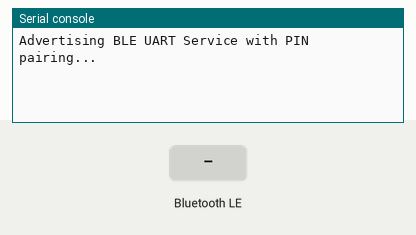
Simulated run of this program. Board: Raspberry Pi Pico running MicroPython. Parts: the last lines printed to the serial console. The test bench sets the inputs (shaded band). Files the program writes start out absent; nothing arrives over Bluetooth unless stated; files that are not in the repository are absent.

Above: at 1.2 s.
1.3 s: "1" written over Bluetooth
At 2.3 s:
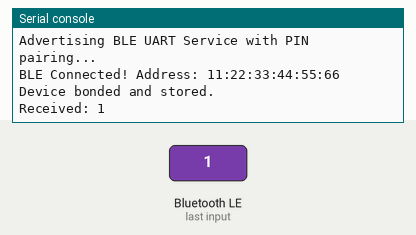
2.8 s: "on" written over Bluetooth
At 3.4 s:
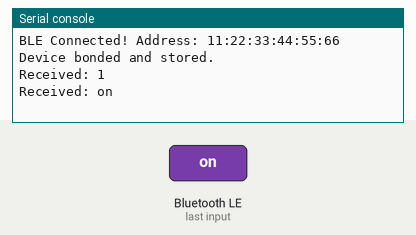
4.3 s: "off" written over Bluetooth
At 5.7 s:
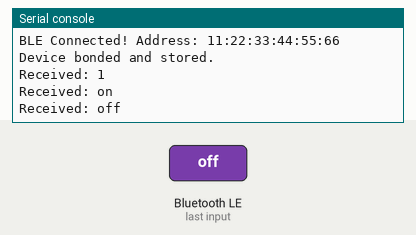

Measured:
- after the input at 1.3 s, the serial console: prints a new line at once (image 1)
- after the input at 2.8 s, the serial console: prints a new line at once (image 2)
- after the input at 4.3 s, the serial console: prints a new line at once (image 3)

The program:

ble_service.py
```python
import bluetooth
import time
import uos
import ubinascii
from micropython import const

# Constants for Nordic UART Service (NUS)
_UART_UUID = bluetooth.UUID("6E400001-B5A3-F393-E0A9-E50E24DCCA9E")
_UART_TX = bluetooth.UUID("6E400003-B5A3-F393-E0A9-E50E24DCCA9E")  # TX characteristic
_UART_RX = bluetooth.UUID("6E400002-B5A3-F393-E0A9-E50E24DCCA9E")  # RX characteristic

# Storage for bonded device address
BOND_FILE = "bonded_device.txt"
PASSKEY = "123456"  # Change this to your desired PIN


class BLEUART:
    def __init__(self):
        self.ble = bluetooth.BLE()
        self.ble.active(True)
        self.ble.config(gap_name="PicoW-BLE")  # Device name

        # Enable security settings
        self.ble.config(mitm=True, lesc=True, bond=True)
        self.ble.config(passkey=int(PASSKEY))  # Set pairing PIN

        # Register GATT service
        self.tx_handle = None
        self.tx_char = (_UART_TX, bluetooth.FLAG_NOTIFY)
        self.rx_char = (_UART_RX, bluetooth.FLAG_WRITE | bluetooth.FLAG_WRITE_NO_RESPONSE)
        self.service = (_UART_UUID, (self.tx_char, self.rx_char))

        # Register the service
        ((self.tx_handle, self.rx_handle),) = self.ble.gatts_register_services([self.service])

        # Load bonded device address if available
        self.bonded_device = self.load_bonded_device()

        # Callback for BLE events
        self.ble.irq(self.ble_irq)

        # Start advertising
        self.advertise()

    def load_bonded_device(self):
        """Load the previously bonded device's address."""
        try:
            with open(BOND_FILE, "r") as f:
                return f.read().strip()
        except OSError:
            return None  # No bonded device yet

    def save_bonded_device(self, address):
        """Save the bonded device address."""
        with open(BOND_FILE, "w") as f:
            f.write(address)

    def ble_irq(self, event, data):
        """Handle BLE events."""
        if event == 1:  # _IRQ_CENTRAL_CONNECT
            conn_handle, addr_type, addr = data
            addr_str = ubinascii.hexlify(bytes(addr), ":").decode()

            print(f"BLE Connected! Address: {addr_str}")

            # If not bonded, save the device
            if not self.bonded_device:
                self.save_bonded_device(addr_str)
                print("Device bonded and stored.")

        elif event == 2:  # _IRQ_CENTRAL_DISCONNECT
            print("BLE Disconnected, Restarting Advertising...")
            self.advertise()

        elif event == 3:  # _IRQ_GATTS_WRITE
            received_data = self.ble.gatts_read(self.rx_handle).decode("utf-8").strip()
            print(f"Received: {received_data}")
            self.send(f"Echo: {received_data}")  # Echo response

    def send(self, message):
        """Send data over BLE."""
        self.ble.gatts_notify(0, self.tx_handle, message.encode())

    def advertise(self):
        """Start BLE advertising."""
        print("Advertising BLE UART Service with PIN pairing...")
        adv_data = (
            b"\x02\x01\x06"  # Flags: General Discoverable Mode
            + b"\x03\x03\xD8\xFE"  # Complete List of 16-bit Service UUIDs (Nordic UART)
            + bytes(f"\x09\x09PicoW-BLE", "utf-8")  # Device Name (PicoW-BLE)
        )

        if self.bonded_device:
            print(f"Auto-connecting to bonded device: {self.bonded_device}")

        self.ble.gap_advertise(100, adv_data)


# Run BLE UART with PIN pairing & bonding
ble_uart = BLEUART()

# Main loop
while True:
    time.sleep(1)  # Keep the script running
```
